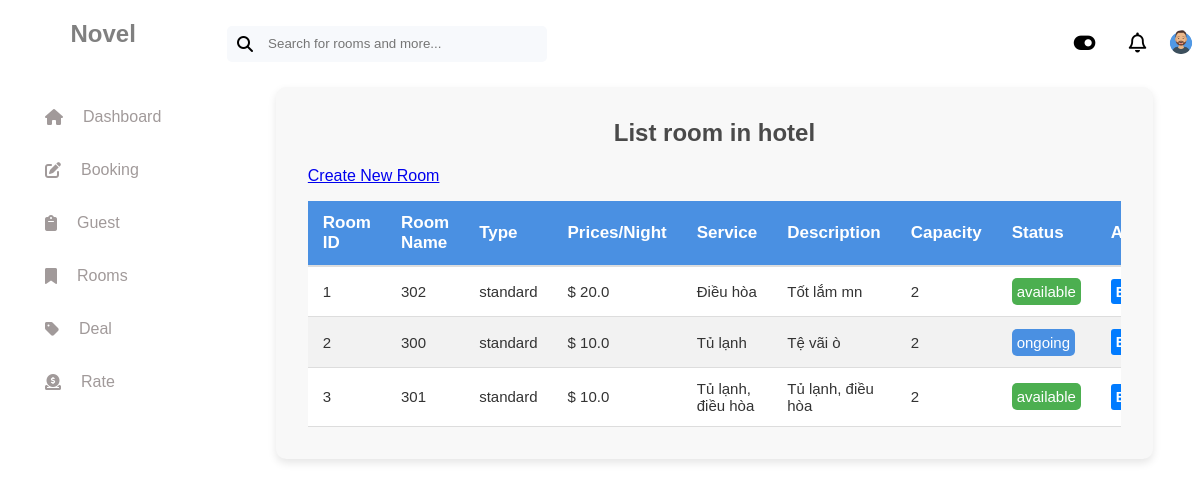
/list_room (signed in), run on the app's committed database.
### tables this page shows
CREATE TABLE room (
  room_id INTEGER PRIMARY KEY,
  room_name TEXT NOT NULL,
  type TEXT CHECK (type IN ('standard', 'vip')) NOT NULL,
  status TEXT CHECK (status IN ('available', 'ongoing', 'closed')) NOT NULL
, price_per_night FLOAT, service TEXT, description text, capacity INTEGER);

### app.py (the view)
@app.route("/list_room", methods=["GET"])
def list_room():
    conn = get_db_connection()
    rooms = conn.execute("SELECT * FROM room").fetchall()
    conn.close()
    return render_template("list_room.html", rooms=rooms)

### app.py (called while the page is built)
@app.before_request
def check_authentication():
    if request.endpoint not in ['login', 'register', 'static'] and not session.get("logged_in"):
        return redirect(url_for("login"))

### database/database_function.py (called while the page is built)
def get_db_connection():
    conn = sqlite3.connect('hotel1.db')
    conn.row_factory = sqlite3.Row
    return conn

### templates/list_room.html (shortened to what this page needs)
{% extends "layout.html" %} {% block stylesheets %}
<link rel="stylesheet" href="{{ url_for('static', filename='list_room.css') }}" />
{% endblock %} {% block title %} Booking {% endblock %} {% block content %}
<div class="container">
    <h1>List room in hotel</h1>
    <a href="{{ url_for('create_room') }}">Create New Room</a>
    <div class="table-responsive">
        <table class="table custom-table no-footer">
            <thead>
                <tr>
                    <th>Room ID</th>
                    <th>Room Name</th>
                    <th>Type</th>
                    <th>Prices/Night</th>
                    <th>Service</th>
                    <th>Description</th>
                    <th>Capacity</th>
                    <th>Status</th>
                    <th>Actions</th>
                </tr>
            </thead>
            <tbody>
                {% for room in rooms %}
                <tr>
                    <td>{{ room['room_id'] }}</td>
                    <td>{{ room['room_name'] }}</td>
                    <td>{{ room['type'] }}</td>
                    <td>$ {{ room['price_per_night'] }}</td>
                    <td>{{ room['service'] }}</td>
                    <td>{{ room['description'] }}</td>
                    <td>{{ room['capacity'] }}</td>
                    <td>
                        {% if room['status'] == 'available' %}
                        <span class="status available-status"> {{ room['status'] }} </span>
                        {% endif %} {% if room['status'] == 'ongoing' %}
                        <span class="status ongoing-status"> {{ room['status'] }} </span>
                        {% endif %}
                    </td>
                    <td>
                        <div class="btn-container">
                            <a href="{{ url_for('edit_room', room_id=room['room_id']) }}" class="btn btn-edit">Edit</a>
                        </div>
                    </td>
                </tr>
                {% endfor %}
            </tbody>
        </table>
    </div>
</div>
{% endblock %}

### static/layout.css (style rules this page uses)
* { margin: 0; padding: 0; box-sizing: border-box; }
body { display: flex; font-family: Arial, Helvetica, sans-serif; }

### static/list_room.css (style rules this page uses)
.container { width: 90%; padding: 2rem; margin: 20px auto; border-radius: 10px; background-color: #f8f8f8; box-shadow: 0 4px 8px rgba(0, 0, 0, 0.1); }
.container h1 { text-align: center; margin-bottom: 20px; font-size: 24px; color: #4a4a4a; }
.table { width: 100%; border-collapse: collapse; margin-top: 1rem; }
.table thead th { background-color: #4a90e2; color: white; padding: 12px 15px; text-align: left; font-size: 17px; font-weight: bold; border-bottom: 2px solid #ddd; }
.table tbody tr { background-color: #fff; border-bottom: 1px solid #ddd; }
.table tbody tr:nth-child(even) { background-color: #f2f2f2; }
.table tbody td { padding: 12px 15px; font-size: 15px; color: #333; }
.table-responsive { overflow-x: auto; }
.btn-container { display: flex; justify-content: space-between; }
.btn { flex: 1; padding: 5px 2px; border: none; border-radius: 3px; color: white; text-decoration: none; cursor: pointer; font-size: 14px; transition: background-color 0.3s, transform 0.2s; margin-right: 5px; }
.btn-edit, .btn-delete { text-align: center; padding: 0.3rem; font-weight: bold; }
.btn-edit { background-color: #007bff; }
.status { padding: 5px; border-radius: 5px; color: #fff; }
.available-status { background-color: #4CAF50; }
.ongoing-status { background-color: #4a90e2; }

### data on the page
room: room_id "1", room_name "302", type "standard", price_per_night "20.0", service "Điều hòa", description "Tốt lắm mn", capacity "2", status "available"
room: room_id "2", room_name "300", type "standard", price_per_night "10.0", service "Tủ lạnh", description "Tệ vãi ò", capacity "2", status "ongoing"
room: room_id "3", room_name "301", type "standard", price_per_night "10.0", service "Tủ lạnh, điều hòa", description "Tủ lạnh, điều hòa", capacity "2", status "available"
